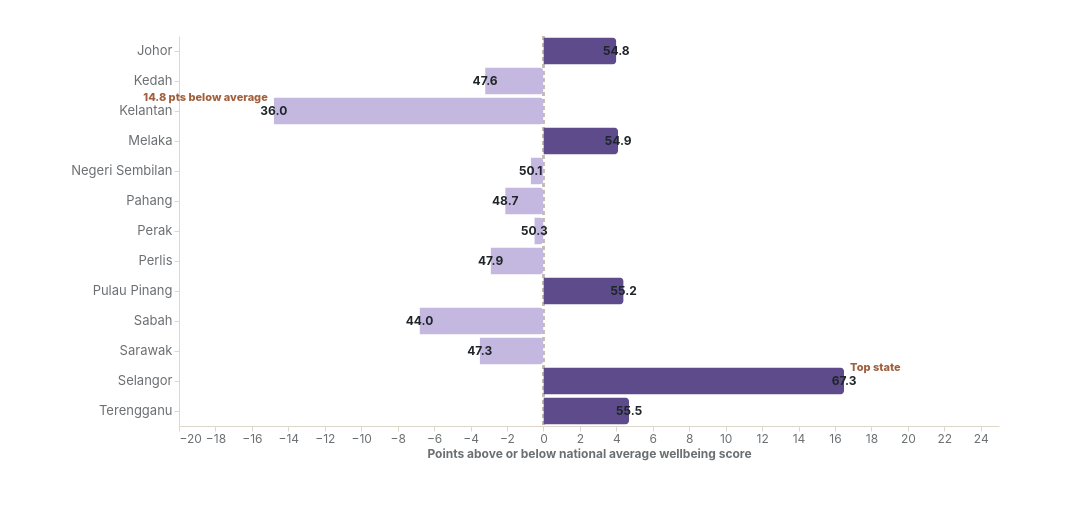

Source (Vega-Lite JSON):
### Vega-Lite specification from a JSON file in a GitHub repository (floating-point values rounded to 4 significant figures)
{"$schema": "https://vega.github.io/schema/vega-lite/v5.json", "width": 820, "height": 390, "autosize": {"type": "pad", "contains": "padding"}, "data": {"values": [{"state": "Selangor", "score": 67.3, "diff": 16.5, "rank": 1}, {"state": "Terengganu", "score": 55.5, "diff": 4.7, "rank": 2}, {"state": "Pulau Pinang", "score": 55.2, "diff": 4.4, "rank": 3}, {"state": "Melaka", "score": 54.9, "diff": 4.1, "rank": 4}, {"state": "Johor", "score": 54.8, "diff": 4.0, "rank": 5}, {"state": "Perak", "score": 50.3, "diff": -0.5, "rank": 6}, {"state": "Negeri Sembilan", "score": 50.1, "diff": -0.7, "rank": 7}, {"state": "Pahang", "score": 48.7, "diff": -2.1, "rank": 8}, {"state": "Perlis", "score": 47.9, "diff": -2.9, "rank": 9}, {"state": "Kedah", "score": 47.6, "diff": -3.2, "rank": 10}, {"state": "Sarawak", "score": 47.3, "diff": -3.5, "rank": 11}, {"state": "Sabah", "score": 44.0, "diff": -6.8, "rank": 12}, {"state": "Kelantan", "score": 36.0, "diff": -14.8, "rank": 13}]}, "layer": [{"mark": {"type": "rule", "color": "#C4BAB0", "strokeWidth": 1.5, "strokeDash": [4, 3]}, "encoding": {"x": {"datum": 0, "type": "quantitative"}}}, {"mark": {"type": "bar", "cornerRadiusEnd": 4}, "encoding": {"y": {"field": "state", "type": "nominal", "sort": {"field": "score", "order": "descending"}, "title": null, "axis": {"labelFontSize": 13, "labelLimit": 200}}, "x": {"field": "diff", "type": "quantitative", "title": "Points above or below national average wellbeing score", "scale": {"domain": [-20, 22]}}, "color": {"condition": {"test": "datum.diff > 0", "value": "#5E4B8B"}, "value": "#C4B8E0"}, "tooltip": [{"field": "state", "type": "nominal"}, {"field": "score", "type": "quantitative", "format": ".1f", "title": "Wellbeing score"}, {"field": "diff", "type": "quantitative", "format": "+.1f", "title": "vs national avg"}]}}, {"mark": {"type": "text", "fontSize": 12, "fontWeight": 700}, "encoding": {"y": {"field": "state", "type": "nominal", "sort": {"field": "score", "order": "descending"}}, "x": {"field": "diff", "type": "quantitative", "scale": {"domain": [-20, 22]}}, "text": {"field": "score", "type": "quantitative", "format": ".1f"}, "align": {"condition": {"test": "datum.diff >= 0", "value": "left"}, "value": "right"}, "dx": {"condition": {"test": "datum.diff >= 0", "value": 6}, "value": -6}, "color": {"value": "#1F2528"}}}, {"data": {"values": [{"diff": 16.5, "state": "Selangor", "label": "Top state"}]}, "mark": {"type": "text", "align": "left", "dx": 6, "dy": -13, "fontSize": 11, "fontWeight": 800, "color": "#A0603D"}, "encoding": {"y": {"field": "state", "type": "nominal", "sort": ["Selangor", "Terengganu", "Pulau Pinang", "Melaka", "Johor", "Perak", "Negeri Sembilan", "Pahang", "Perlis", "Kedah", "Sarawak", "Sabah", "Kelantan"]}, "x": {"field": "diff", "type": "quantitative", "scale": {"domain": [-20, 22]}}, "text": {"field": "label"}}}, {"data": {"values": [{"diff": -14.8, "state": "Kelantan", "label": "14.8 pts below average"}]}, "mark": {"type": "text", "align": "right", "dx": -6, "dy": -13, "fontSize": 11, "fontWeight": 800, "color": "#A0603D"}, "encoding": {"y": {"field": "state", "type": "nominal", "sort": ["Selangor", "Terengganu", "Pulau Pinang", "Melaka", "Johor", "Perak", "Negeri Sembilan", "Pahang", "Perlis", "Kedah", "Sarawak", "Sabah", "Kelantan"]}, "x": {"field": "diff", "type": "quantitative", "scale": {"domain": [-20, 22]}}, "text": {"field": "label"}}}], "config": {"view": {"stroke": null}, "background": null, "font": "Inter", "axis": {"labelFont": "Inter", "titleFont": "Inter", "labelColor": "#6B6F72", "titleColor": "#6B6F72", "gridColor": "#E6DED4", "domainColor": "#DED6CB", "tickColor": "#DED6CB", "labelFontSize": 12, "titleFontSize": 12}, "text": {"font": "Inter", "color": "#1F2528"}}, "padding": {"left": 70, "right": 90, "top": 35, "bottom": 55}}
